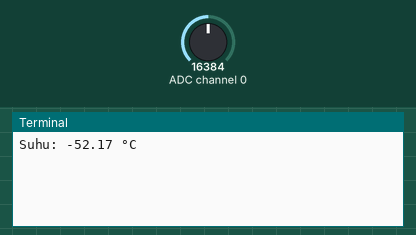
Simulated run of this program. Board: Raspberry Pi (BCM pin numbers). On the bench: the last lines printed to the terminal. The test bench sets the inputs (shaded band); at power-on: ADC channel 0 = 16384 (analog values on the 0–32767 scale). Databases and web services accept everything at once and return nothing.

Above: at 1.2 s.
1.3 s: ADC channel 0 set to 22936
At 4.4 s:
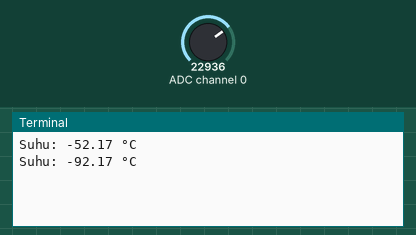
5.2 s: ADC channel 0 set to 28834
At 7.1 s:
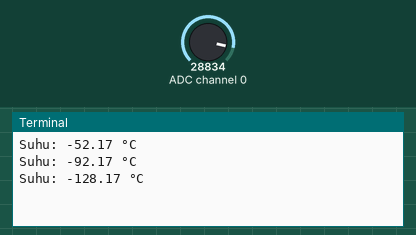
Timing chart, 0 to 8.6 s (numbered marks = the images above; inputs shaded):
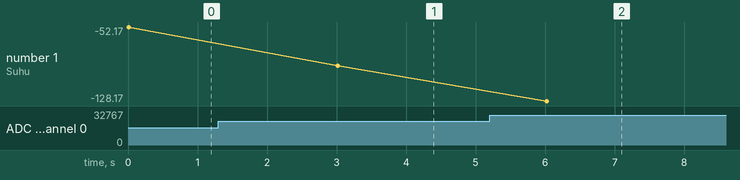

Measured:
- after the input at 1.3 s, the terminal: prints a new line after 1.7 s (image 1)
- after the input at 5.2 s, the terminal: prints a new line after 0.83 s (image 2)
- plotted number 1: -52.17 → -92.17 after the input at 1.3 s, -92.17 → -128.17 after the input at 5.2 s

The program:

lm35.py
```python
import board
import time
import busio
import adafruit_ads1x15.ads1115 as ADS
from adafruit_ads1x15.analog_in import AnalogIn
import MySQLdb
db = MySQLdb.connect(host="localhost", user="kel2te4b",
                     passwd="12345678", database="sensor")
cur = db.cursor()

i2c = busio.I2C(board.SCL, board.SDA)
ads = ADS.ADS1115(i2c)
a0 = AnalogIn(ads, ADS.P0)


def main():
    temp = round((5.0 * (1-a0.voltage) * 10000.0)/1024, 2)-1
    print(f"Suhu: {temp:.2f} °C")
    sql = ("""INSERT INTO sensorSuhu (suhu) VALUES (%s)""", (temp,))
    cur.execute(*sql)
    db.commit()
    time.sleep(3)


try:
    while True:
        main()
except KeyboardInterrupt:
    print("Measurement stopped by User")
```
